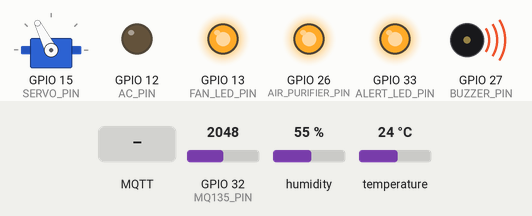
The sketch below on a simulated ESP32. Shown: servo, output pins drawn as LEDs (lit = HIGH), buzzer (waves = sounding). Inputs (shaded band) come from the test bench; at power-on: temperature 24 °C, GPIO 32 (MQ135_PIN) = 2048, humidity 55 %. WiFi joins after 1.5 s; servers stay silent unless stated; no MQTT or app messages arrive unless stated; what the sketch prints to the serial monitor is not drawn.

Above: at 2.8 s.
2.9 s: temperature set to 31.3 °C
7.9 s: temperature set to 32.3 °C
At 12.9 s:
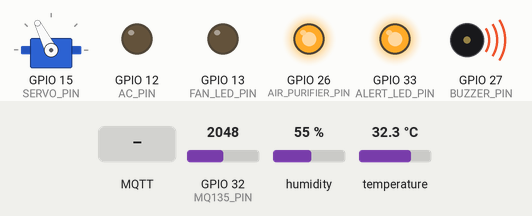
13.2 s: GPIO 32 (MQ135_PIN) set to 1736
17.9 s: GPIO 32 (MQ135_PIN) set to 1641
At 22.8 s:
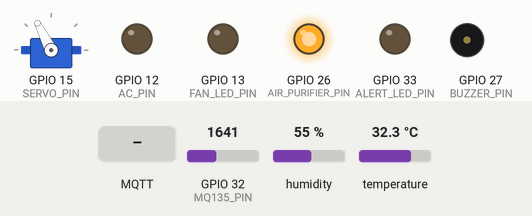
23.3 s: MQTT message "disabled" arrives on the second subscribed topic
At 27.1 s:
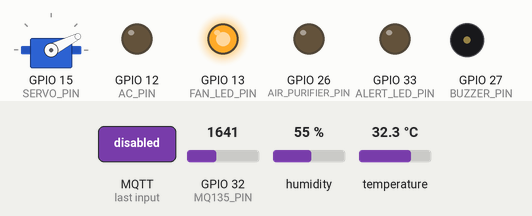
28.3 s: MQTT message "5" arrives on the first subscribed topic
At 33.3 s:
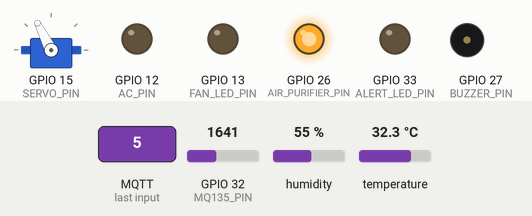
Timing chart, 0 to 34.4 s (numbered marks = the images above; inputs shaded):
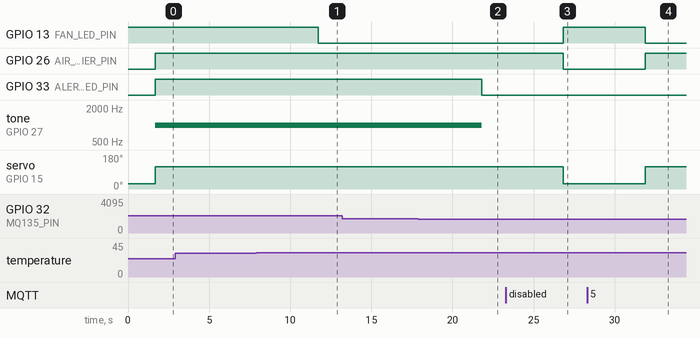

The sketch:

esp1.ino
```cpp
#include <WiFi.h>
#include <WiFiClientSecure.h>
#include <PubSubClient.h>
#include <DHT.h>
#include <ArduinoJson.h>
#include <ESP32Servo.h>

// WiFi Credentials
const char* ssid = "YOUR_WIFI_SSID";
const char* password = "YOUR_WIFI_PASSWORD";

// EMQX Cloud MQTT Credentials
const char* mqtt_server = "your-mqtt-broker-url";
const int mqtt_port = 8883;
const char* mqtt_user = "YOUR_MQTT_USERNAME";
const char* mqtt_password = "YOUR_MQTT_PASSWORD";

// MQTT Topics
const char* topic_data = "esp32/sensors";
const char* topic_control = "esp32/control";
const char* topic_occupancy = "esp32/occupancy";

// MQTT Clients
WiFiClientSecure espClient;
PubSubClient client(espClient);

// Sensor & Pin Config
#define DHTPIN 14
#define DHTTYPE DHT22
#define MQ135_PIN 32
#define BUZZER_PIN 27
#define ALERT_LED_PIN 33
#define FAN_LED_PIN 13
#define SERVO_PIN 15
#define AIR_PURIFIER_PIN 26
#define AC_PIN 12

DHT dht(DHTPIN, DHTTYPE);
Servo ventServo;

// Servo positions
const int SERVO_CLOSE_POS = 27;    // 0 degrees for closed
const int SERVO_OPEN_POS = 117;    // 90 degrees for open

// States
String control_mode = "auto";
String fan_status = "off";
String vent_status = "closed";
String air_purifier_status = "off";
String ac_status = "off";
int occupancy = 0;

void setup_wifi() {
  delay(100);
  Serial.print("Connecting to ");
  Serial.println(ssid);
  WiFi.begin(ssid, password);

  while (WiFi.status() != WL_CONNECTED) {
    delay(500);
    Serial.print(".");
  }
  Serial.println("\nWiFi connected");
}

void reconnect() {
  while (!client.connected()) {
    Serial.print("Attempting MQTT connection...");
    if (client.connect("ESP32Client", mqtt_user, mqtt_password)) {
      Serial.println("Connected to EMQX Cloud");
      client.subscribe(topic_control);
      client.subscribe(topic_occupancy);
    } else {
      Serial.print("Failed, rc=");
      Serial.print(client.state());
      Serial.println(" trying again in 5 seconds");
      delay(5000);
    }
  }
}

void turnOffAllDevices() {
  fan_status = "off";
  vent_status = "closed";
  air_purifier_status = "off";
  ac_status = "off";

  digitalWrite(FAN_LED_PIN, HIGH);
  ventServo.write(SERVO_CLOSE_POS);
  delay(15); // Give servo time to move
  digitalWrite(AIR_PURIFIER_PIN, LOW);
  digitalWrite(AC_PIN, LOW);

  noTone(BUZZER_PIN);
  digitalWrite(ALERT_LED_PIN, LOW);
}

void callback(char* topic, byte* payload, unsigned int length) {
  String msg;
  for (int i = 0; i < length; i++) msg += (char)payload[i];

  if (String(topic) == topic_control) {
    Serial.print("Control message: ");
    Serial.println(msg);

    DynamicJsonDocument doc(256);
    DeserializationError err = deserializeJson(doc, msg);
    if (err) return;

    control_mode = doc["mode"] | "auto";

    if (control_mode == "disabled") {
      turnOffAllDevices();
    }
    else if (control_mode == "manual") {
      String fanCmd = doc["fan"] | "off";
      String ventCmd = doc["vent"] | "closed";
      String purifierCmd = doc["air_purifier"] | "off";
      String acCmd = doc["ac"] | "off";

      fan_status = fanCmd;
      vent_status = ventCmd;
      air_purifier_status = purifierCmd;
      ac_status = acCmd;

      digitalWrite(FAN_LED_PIN, fan_status == "on" ? LOW : HIGH);
      ventServo.write(vent_status == "open" ? SERVO_OPEN_POS : SERVO_CLOSE_POS);
      delay(15); // Give servo time to move
      digitalWrite(AIR_PURIFIER_PIN, air_purifier_status == "on" ? HIGH : LOW);
      digitalWrite(AC_PIN, ac_status == "on" ? HIGH : LOW);
    }
  }
  else if (String(topic) == topic_occupancy) {
    occupancy = msg.toInt();
    Serial.print("Received occupancy update: ");
    Serial.println(occupancy);

    if (occupancy <= 0 && control_mode != "disabled") {
      control_mode = "disabled";
      turnOffAllDevices();
    }
    else if(occupancy > 0){
      control_mode = "auto";
    }
  }
}

void setup() {
  Serial.begin(115200);
  dht.begin();

  // Initialize servo timer
  ESP32PWM::allocateTimer(0);
  ESP32PWM::allocateTimer(1);
  ESP32PWM::allocateTimer(2);
  ESP32PWM::allocateTimer(3);

  // Setup servo
  ventServo.setPeriodHertz(50); // Standard 50Hz servo
  ventServo.attach(SERVO_PIN, 500, 2400); // Extended pulse range

  pinMode(BUZZER_PIN, OUTPUT);
  pinMode(MQ135_PIN, INPUT);
  pinMode(ALERT_LED_PIN, OUTPUT);
  pinMode(FAN_LED_PIN, OUTPUT);
  pinMode(AIR_PURIFIER_PIN, OUTPUT);
  pinMode(AC_PIN, OUTPUT);

  // Initialize all devices to OFF state
  turnOffAllDevices();

  setup_wifi();
  espClient.setInsecure(); // Only for testing without certificates
  client.setServer(mqtt_server, mqtt_port);
  client.setCallback(callback);
}

void loop() {
  if (!client.connected()) reconnect();
  client.loop();

  float humidity = dht.readHumidity();
  float temperature = dht.readTemperature();
  int mq135_value = analogRead(MQ135_PIN);

  // Calculate feels-like temperature
  float tempF = temperature * 9.0 / 5.0 + 32.0;
  float R = humidity;
  float heatIndexF = -42.379 + (2.04901523 * tempF) + (10.14333127 * R)
                   + (-0.22475541 * tempF * R) + (-6.83783e-3 * tempF * tempF)
                   + (-5.481717e-2 * R * R) + (1.22874e-3 * tempF * tempF * R)
                   + (8.5282e-4 * tempF * R * R) + (-1.99e-6 * tempF * tempF * R * R);
  float feels_like = (heatIndexF - 32.0) * 5.0 / 9.0;

  Serial.print("Feels Like Temp: ");
  Serial.println(feels_like);

  if (control_mode == "auto") {
    // Fan control
    if (feels_like > 35) {
      fan_status = "on";
      digitalWrite(FAN_LED_PIN, LOW);
    } else {
      fan_status = "off";
      digitalWrite(FAN_LED_PIN, HIGH);
    }

    // AC control
    if (feels_like > 45) {
      ac_status = "on";
      digitalWrite(AC_PIN, HIGH);
    } else {
      ac_status = "off";
      digitalWrite(AC_PIN, LOW);
    }

    // Vent control
    if (mq135_value > 1600) {
      vent_status = "open";
      ventServo.write(SERVO_OPEN_POS);
    } else {
      vent_status = "closed";
      ventServo.write(SERVO_CLOSE_POS);
    }
    delay(15); // Give servo time to move

    // Air purifier control
    if (mq135_value > 1300) {
      air_purifier_status = "on";
      digitalWrite(AIR_PURIFIER_PIN, HIGH);
    } else {
      air_purifier_status = "off";
      digitalWrite(AIR_PURIFIER_PIN, LOW);
    }

    // Buzzer + alert LED
    if (mq135_value > 1700) {
      tone(BUZZER_PIN, 1000);
      digitalWrite(ALERT_LED_PIN, HIGH);
    } else {
      noTone(BUZZER_PIN);
      digitalWrite(ALERT_LED_PIN, LOW);
    }
  } else if (control_mode == "disabled") {
    turnOffAllDevices();
  }

  // Prepare and publish JSON data
  DynamicJsonDocument doc(256);
  doc["temperature"] = temperature;
  doc["humidity"] = humidity;
  doc["air_quality"] = mq135_value;
  doc["fan_status"] = fan_status;
  doc["vent_status"] = vent_status;
  doc["air_purifier_status"] = air_purifier_status;
  doc["ac_status"] = ac_status;
  doc["mode"] = control_mode;
  doc["occupancy"] = occupancy;

  String payload;
  serializeJson(doc, payload);

  Serial.print("Publishing: ");
  Serial.println(payload);
  client.publish(topic_data, payload.c_str());

  delay(5000);
}
```

Measured:
- the behaviour switches between 31.6 and 31.7 °C on temperature (found by bisection; images 0 and 1)
- the behaviour switches between 1701 and 1700 on GPIO 32 (MQ135_PIN) (found by bisection; images 1 and 2)
- after the input at 2.9 s, every drawn part: stays the same
- after the input at 7.9 s, GPIO 13 (FAN_LED_PIN): HIGH → LOW after 3.8 s
- after the input at 13.2 s, every drawn part: stays the same
- after the input at 17.9 s, GPIO 33 (ALERT_LED_PIN): HIGH → LOW after 3.9 s; tone on GPIO 27 (BUZZER_PIN): 1000 Hz → silent after 3.9 s
- after the input at 23.3 s, GPIO 13 (FAN_LED_PIN): LOW → HIGH after 3.5 s; GPIO 26 (AIR_PURIFIER_PIN): HIGH → LOW after 3.5 s; servo on GPIO 15 (SERVO_PIN): 117° → 27° after 3.5 s
- after the input at 28.3 s, GPIO 13 (FAN_LED_PIN): HIGH → LOW after 3.6 s; GPIO 26 (AIR_PURIFIER_PIN): LOW → HIGH after 3.6 s; servo on GPIO 15 (SERVO_PIN): 27° → 117° after 3.6 s
